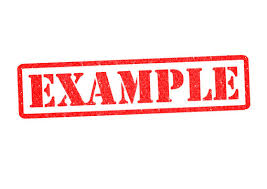
#> input picture OpevCV_prat/Photos/cat.jpg, 267 x 189 px, found by its file name
$ python Corner_cutter.py
#> lines starting #> are read from the running program, lines starting #| are printed output that depends on the picture
#> further down, image is the input picture: shape (189, 267, 3); mean B, G, R 227.2, 227.4, 252.8
import cv2 as cv

#Function to rescale the frame of the image
def resize_nr(image, scale=0.75):
    # There is no reson funciton wise why thre image.shape[1]*0 is there.
    # The only reson why it is there is so that changes is easy and for understanding of code.
#> called with scale = 0.75
    width = int(image.shape[1]*0 + 300) # When frame.shape is 1 we refer to the width
#> width = 300
    height = int(image.shape[0]*0 + 300) # When frame.shape is 0 we refer to the height
#> height = 300

    dimensions = (width,height) # Define it as dimensions
#> dimensions = (300, 300)

    return cv.resize(image, dimensions, interpolation=cv.INTER_AREA)
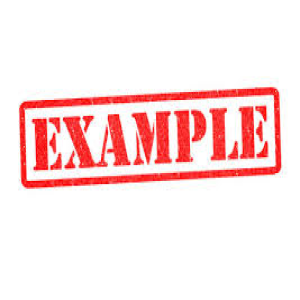
#> returned value: shape (300, 300, 3); mean of channels 0, 1, 2 227.2, 227.4, 252.8; drawn as B, G, R

# Load the image
image = cv.imread(r"OpevCV_prat\Photos\cat.jpg")
image = resize_nr(image)
cv.imshow("Orginal image", image)

# Define the size of the corner to cut out (100x100)
start_width = 100
end_width = 200

start_height = 100
end_height = 200

# Cut out the top-left corner
top_left_corner = image[start_height:end_height+start_height, start_width:end_width+start_width]
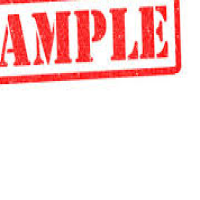
#> top_left_corner: shape (200, 200, 3); mean B, G, R 218.2, 218.6, 252.1

# Save or display the result
cv.imshow("Top Left Corner", top_left_corner)
cv.waitKey(0)
cv.destroyAllWindows()

$ run again, with OpevCV_prat/Photos/7_of_D.jpg copied over OpevCV_prat/Photos/cat.jpg
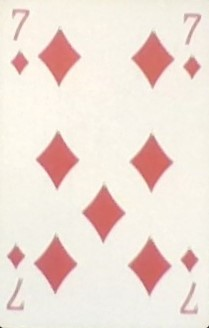
#> input picture OpevCV_prat/Photos/7_of_D.jpg, 209 x 328 px, found by its file name
#> image is the input picture: shape (328, 209, 3); mean B, G, R 215.8, 224.3, 240.5
#> in resize_nr, `return cv.resize(image, dimensions, interpolation=cv.INTER_AREA)`:
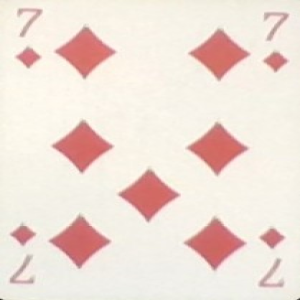
#> returned value: shape (300, 300, 3); mean of channels 0, 1, 2 215.7, 224.3, 240.4; drawn as B, G, R
#> `top_left_corner = image[start_height:end_height+start_height, start_wi..`:
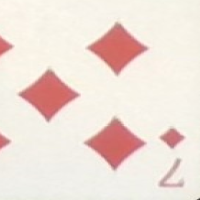
#> top_left_corner: shape (200, 200, 3); mean B, G, R 216.6, 224.6, 240
